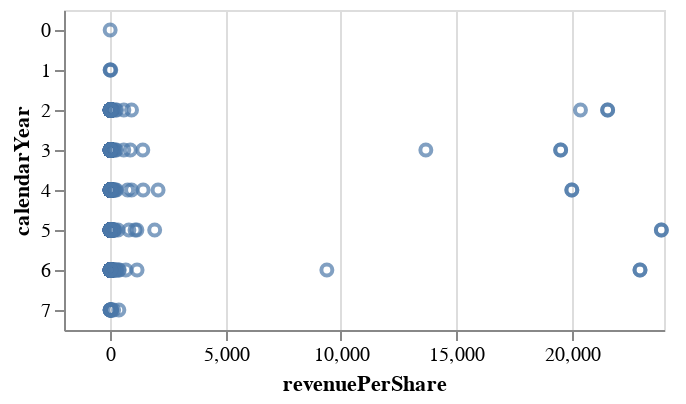

Notebook code cell kept with this figure:
### Code cell
#Visulaization 1 : Potentially stock prices of companies over the years 

import altair as alt

res_df = res_df.sort_values(by='calendarYear')

alt.Chart(res_df).mark_point().encode(
    alt.Y('calendarYear:O'),
    alt.X('revenuePerShare:Q')
)
#shows that the revenue per share for most companies is pretty low and then there are some companies which have a higher revenue.

### Figure 1 — Vega-Lite specification as saved in the notebook (floating-point values rounded to 4 significant figures; data arrays with more than 128 entries replaced by an {"elided": "..."} marker saying what was removed)
{"config": {"view": {"continuousWidth": 300, "continuousHeight": 300}}, "data": {"name": "data-284a274a4f9d4286db0e2bac19c64bf6"}, "mark": {"type": "point"}, "encoding": {"x": {"field": "revenuePerShare", "type": "quantitative"}, "y": {"field": "calendarYear", "type": "ordinal"}}, "$schema": "https://vega.github.io/schema/vega-lite/v5.20.1.json", "datasets": {"data-284a274a4f9d4286db0e2bac19c64bf6": {"elided": "803 records"}}}
